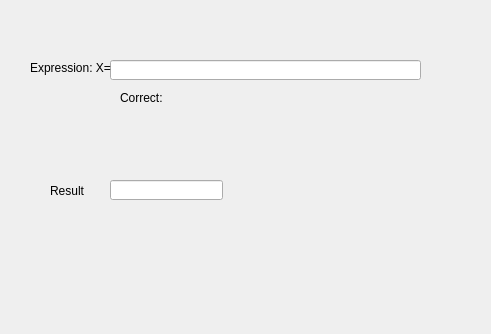
<?xml version="1.0" encoding="UTF-8"?>
<ui version="4.0">
 <class>Dialog</class>
 <widget class="QDialog" name="Dialog">
  <property name="geometry">
   <rect>
    <x>0</x>
    <y>0</y>
    <width>491</width>
    <height>334</height>
   </rect>
  </property>
  <property name="windowTitle">
   <string>Expression Analizer</string>
  </property>
  <widget class="QLineEdit" name="line_edit_expression">
   <property name="geometry">
    <rect>
     <x>110</x>
     <y>60</y>
     <width>311</width>
     <height>20</height>
    </rect>
   </property>
  </widget>
  <widget class="QLineEdit" name="line_edit_result">
   <property name="geometry">
    <rect>
     <x>110</x>
     <y>180</y>
     <width>113</width>
     <height>20</height>
    </rect>
   </property>
  </widget>
  <widget class="QLabel" name="label_result">
   <property name="geometry">
    <rect>
     <x>50</x>
     <y>180</y>
     <width>47</width>
     <height>21</height>
    </rect>
   </property>
   <property name="text">
    <string>Result</string>
   </property>
  </widget>
  <widget class="QLabel" name="label_expression">
   <property name="geometry">
    <rect>
     <x>30</x>
     <y>60</y>
     <width>81</width>
     <height>16</height>
    </rect>
   </property>
   <property name="text">
    <string>Expression: X=</string>
   </property>
  </widget>
  <widget class="QLabel" name="label_3">
   <property name="geometry">
    <rect>
     <x>120</x>
     <y>90</y>
     <width>301</width>
     <height>16</height>
    </rect>
   </property>
   <property name="text">
    <string>Correct: </string>
   </property>
  </widget>
 </widget>
 <resources/>
 <connections/>
</ui>
